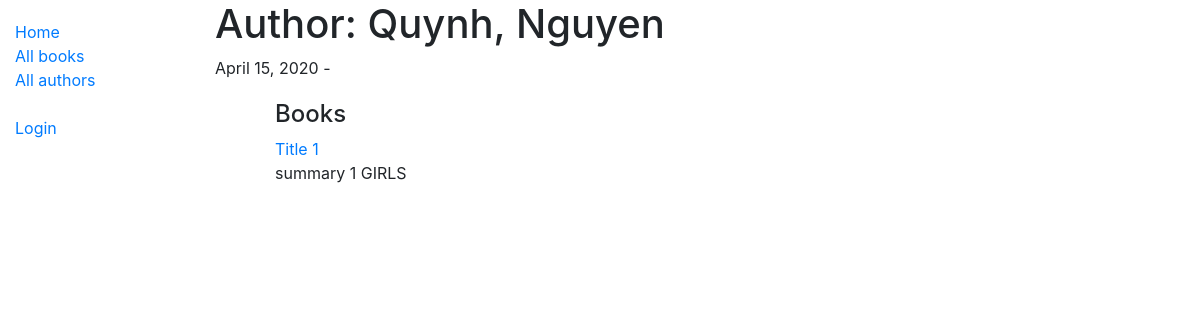
/catalog/author/3, run on an earlier commit of the app's database.
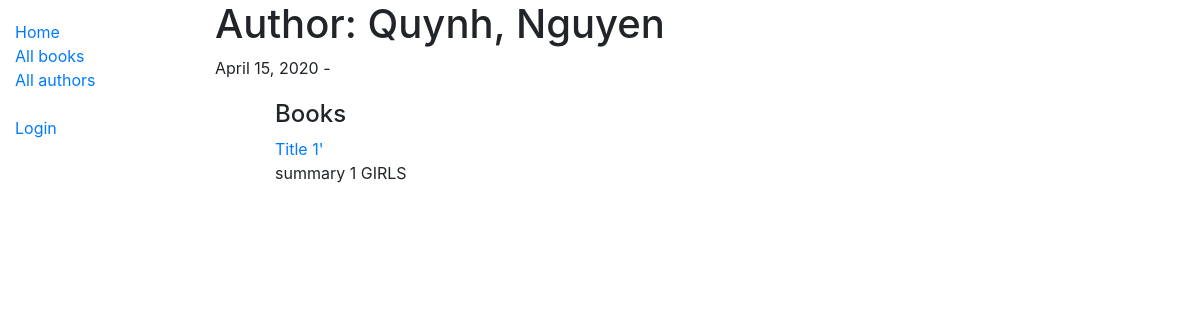
And on a later commit of the database.
### catalog/models.py (models this page shows, shortened)
class Book(models.Model):
    title = models.CharField(max_length=200)
    author = models.ForeignKey("Author", on_delete=models.SET_NULL, null=True)
    summary = models.TextField(
        max_length=1000, help_text="Enter a brief description of the book"
    )
    isbn = models.CharField(
        "ISBN",
        max_length=13,
        help_text='13 Character <a href="https://www.isbn-international.org/content/what-isbn">ISBN number</a>',
    )
    genre = models.ManyToManyField(Genre, help_text="Select a genre for this book")
    def display_genre(self):
        """Create a string for the Genre. This is required to display genre in Admin."""
        return ", ".join(genre.name for genre in self.genre.all()[:3])
    display_genre.short_description = "Genre"

### catalog/views.py (the view)
# urls.py: path('author/<int:pk>', views.AuthorDetailView.as_view(), name='author-detail'),
class AuthorDetailView(generic.DetailView):
    model = Author

### catalog/templates/catalog/author_detail.html (shortened to what this page needs)
{% extends "base_generic.html" %}
{% block content %}
  <h1>Author: {{ author.last_name }}, {{ author.first_name }}</h1>
  <p>
    {% if author.date_of_birth %}
    {{ author.date_of_birth }}
    {% endif %} -
  </p>
  <ul>
    <div style="margin-left:20px;margin-top:20px">
      <h4>Books</h4>
      {% for book in author.book_set.all %}
        <a href="{% url 'book-detail' book.pk %}">{{ book.title }}</a>
        <p>{{ book.summary }}</p>
      {% endfor %}
    </div>
  </ul>
{% endblock %}

What changed in the data, as far as the page shows it:
changed Book "summary 1 GIRLS": title "Title 1" → "Title 1'"
